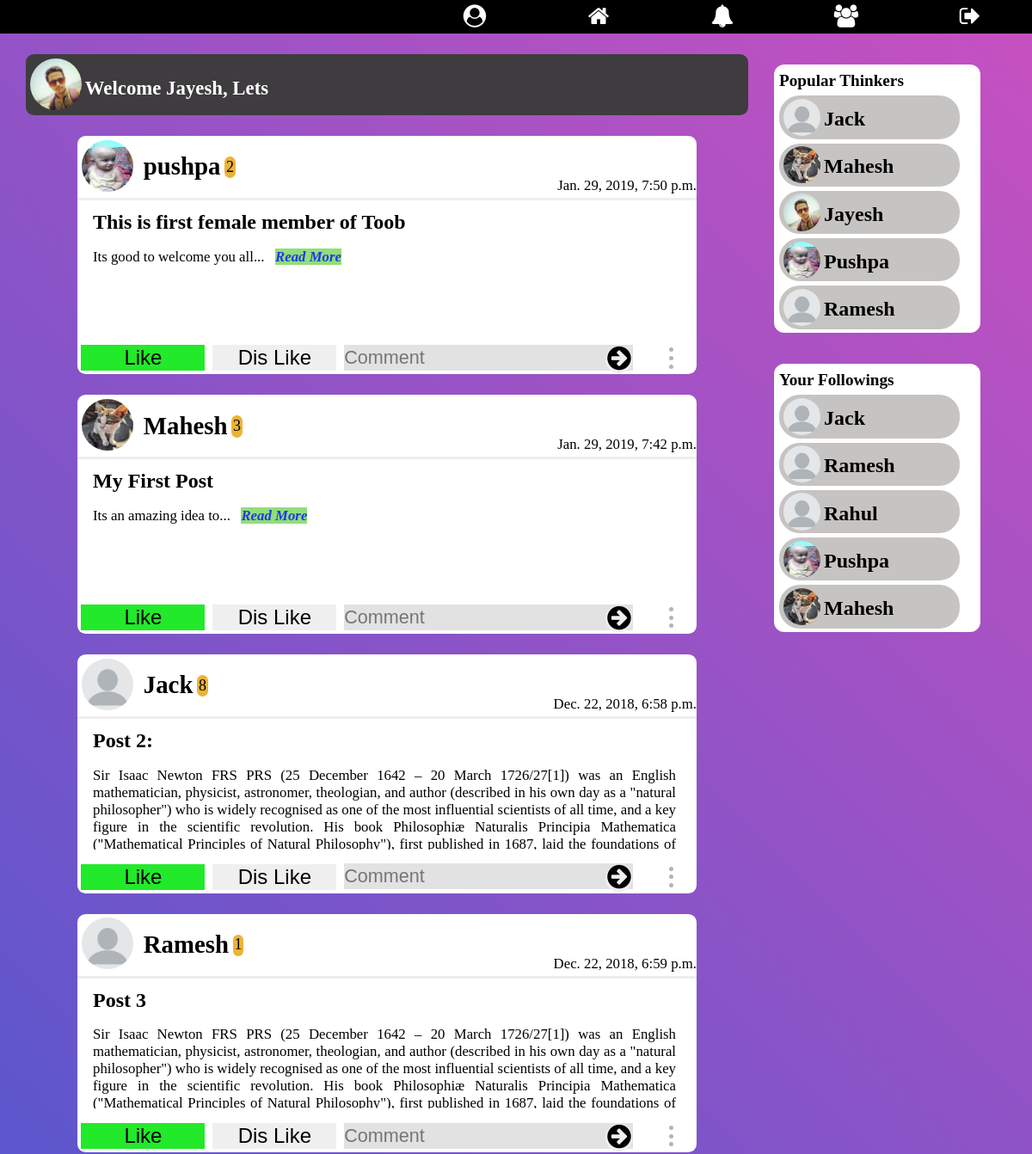
Before: / (signed in, upper part) with the older database file.
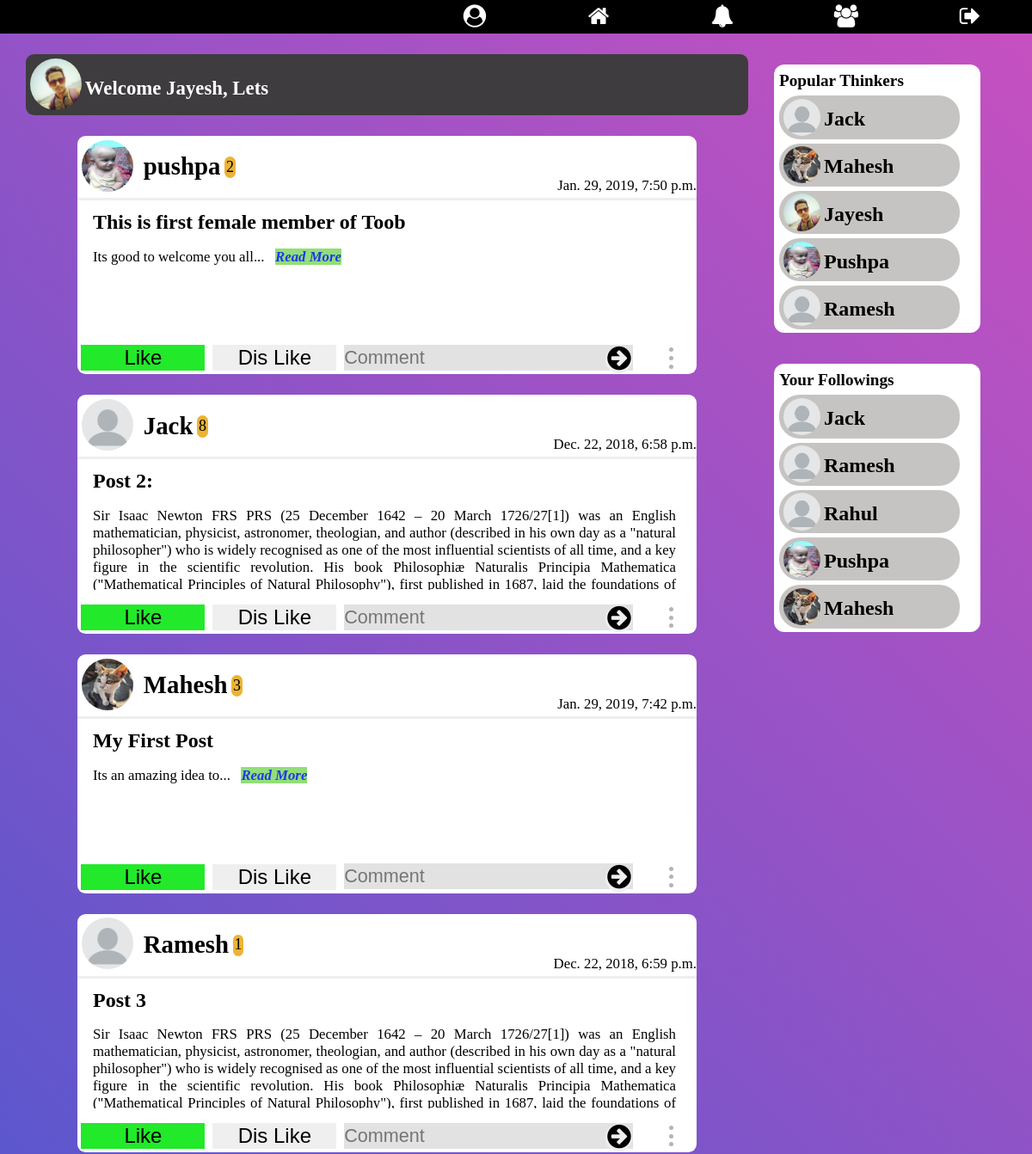
After: the same page with the newer database file.
### home/models.py (models this page shows, shortened)
class Posts(models.Model):
    choices = (
        ("1", ("Question")),
        ("2", ("Creative Idea")),
        ("3", ("Innovation")),
        ("4", ("Nightmare")),
        ("5", ("Thought"))
    )
    title = models.CharField(max_length=250, blank=False)
    content = models.TextField(max_length=15000,
                               help_text="Write Your thought here...")
    creation_time = models.DateTimeField(auto_now_add=True, editable=False)
    likes = models.ManyToManyField(User, blank=True, related_name='likes')
    dis_likes = models.ManyToManyField(User, blank=True,
                                       related_name='dis_likes')
    image = models.ImageField(blank=True,
                              help_text="Use Image for Impowring your Thought")
    last_modified = models.DateTimeField(auto_now=True, editable=False)
    user_profile = models.ForeignKey(Profile, on_delete=models.CASCADE)
    trending_ratio = models.FloatField(default=1)
    type = models.CharField(max_length=50, choices=choices)
    tags = models.CharField(max_length=250)
    views = models.ManyToManyField(User, blank=True)

### signup/models.py (models this page shows)
class Profile(models.Model):
    user = models.OneToOneField(User, on_delete=models.CASCADE)
    gender = models.CharField(max_length=10, blank=True)
    city = models.CharField(max_length=30, blank=True)
    date_of_birth = models.DateField(null=True, blank=True)
    level = models.IntegerField(default=1)
    bio = models.TextField(max_length=410, default='Edit Bio')
    profile_pic = models.ImageField(
        blank=True,
        help_text="Select Your Profile Image",
    )
    date_of_joining = models.DateTimeField(editable=False,
                                           default=timezone.now)
    follows = models.ManyToManyField('Profile')
    def __str__(self):
        return str(self.user)

### home/views.py (the view)
# urls.py: 2. Add a URL to urlpatterns:  path('', views.home, name='home')
def home(request):
    if request.user.is_authenticated:
        template = loader.get_template('home.html')
        logged_user = Profile.objects.get(user=request.user.id)
        followings = logged_user.follows.all()
        popular = Profile.objects.order_by('-level')
        all_posts = Posts.objects.filter(user_profile__in=followings).order_by('-trending_ratio')
        print('Logged user : ', logged_user.id)
        context = {
            'all_posts': all_posts,
            'logged_user': logged_user,
            'followings': followings,
            'popular': popular,
        }
        return HttpResponse(template.render(context, request))
    else:
        return HttpResponseRedirect(reverse("login"))

### Notification/context_processor.py (called while the page is built)
def pass_value(request):
    if request.user.is_authenticated:
        user_prfile = Profile.objects.get(user=request.user)
        my_notif = Notifications.objects.filter(receiver=user_prfile)
        context = {
            "my_notif": my_notif
        }
        return context
    else:
        context = {}
        return context

### home/templates/home.html (shortened to what this page needs)
{% extends 'base.html' %}
{% block content %}
    {% load static %}
    <link rel="stylesheet" href="{% static 'home/stylehome.css' %}">
    {% if user.is_authenticated %}
      <div class="panel">
        <div class="posts-container">
          <div class="top-bar">
            {% if logged_user.profile_pic %}
              <img src="{{ logged_user.profile_pic.url }}" class="profile-pic" alt="Image not found">
            {% else %}
              <img src="{% static 'toob/images/default-profile.png' %}" class="profile-pic" alt="Image not found">
            {% endif %}
            <h3 id="TextEffect"></h3>
          </div>
          {% for post in all_posts %}
            <div class="posts" id="post-{{ post.id }}">
              <div class="post-header">
                <a href="profile/{{ post.user_profile.id }}">
                {% if post.user_profile.profile_pic %}
                  <img src="{{ post.user_profile.profile_pic.url }}" class="profile-pic" alt="Image not found">
                {% else %}
                  <img src="{% static 'toob/images/default-profile.png' %}" class="profile-pic" alt="Image not found">
                {% endif %}
              </a>
                <a href="profile/{{ post.user_profile.id }}"><h3 class="user-name">{{ post.user_profile }}</h3></a><span class="level">{{ post.user_profile.level }}</span>
                <span class="date">{{ post.creation_time }}</span>
              </div>
              <h2 class="thought-title">{{ post.title }}</h2>
              <p class="content" id="{{ post.id }}" onclick="showWholeContent({{ post.id }})">
                {{ post.content|slice:":1300" }} <a class="read_more" href="/details/{{ post.id }}"><b>Read More</b></a>
              </p>
              <div class="post-footer">
                {% include 'like_section.html' %}
                {% include 'dis_like_section.html' %}
                <form action="target" class="comment-form">
                  <input type="text" id="comment{{ post.id }}" name="comment" placeholder="Comment">
                  <button type="submit" class="btn comment-submit">
                    <i class="fa fa-arrow-circle-right fa-lg"></i>
                  </button>
                </form>
                <ul class="icons more-btn" id="more{{ post.id }}">
                  <li></li>
                  <li></li>
                  <li></li>
                </ul>
              </div>
            </div>
          {% endfor %}
        </div>
        <div class="following-container">
          <div class="following-box">
            <h3 class="box-header">Popular Thinkers</h3>
            {% for thinker in popular %}
            <a href="{% url 'profile' thinker.id %}">
              <div class="following">
                {% if thinker.profile_pic %}
                  <img src="{{ thinker.profile_pic.url }}" alt="" class="following-profile">
                {% else %}
                  <img src="{% static 'home/images/default-profile.png'%}" alt="" class="following-profile">
                {% endif %}
                <h3 class="user-name-profile">{{ thinker.user.first_name }}</h3>
              </div>
            </a>
            {% endfor %}
          </div>
          <div class="mathch-box">
            <h3 class="box-header">Your Followings</h3>
            {% for thinker in followings %}
            <a href="{% url 'profile' thinker.id %}">
              <div class="following">
                {% if thinker.profile_pic %}
                  <img src="{{ thinker.profile_pic.url }}" alt="" class="following-profile">
                {% else %}
                  <img src="{% static 'home/images/default-profile.png'%}" alt="" class="following-profile">
                {% endif %}
                <h3 class="user-name-profile">{{thinker.user.first_name}}</h3>
              </div>
            </a>
            {% empty %}
              <h3>You dont't have any Followings</h3>
            {% endfor %}
          </div>
        </div>
      </div>
    {% else %}
      <h2>You are not logged In. Click <a href="{% url 'login' %}">here</a> to login to Toob</h2>
    {% endif %}
{% endblock %}

### templates/like_section.html (shortened to what this page needs)
<form id="like-form{{ post.id }}">
  <button type="submit" id="{{ post.id }}btn" name="like" value="{{ post.id }}" class="btn upvote">Like</button>
</form>

### templates/dis_like_section.html (shortened to what this page needs)
<form id="dis_like-form{{ post.id }}">
  <button type="submit" id="{{ post.id }}btn2" name="like" value="{{ post.id }}" class="btn upvote">Dis Like</button>
</form>

Changed rows visible on the page:
changed Posts "Post 2:": moves up the list
